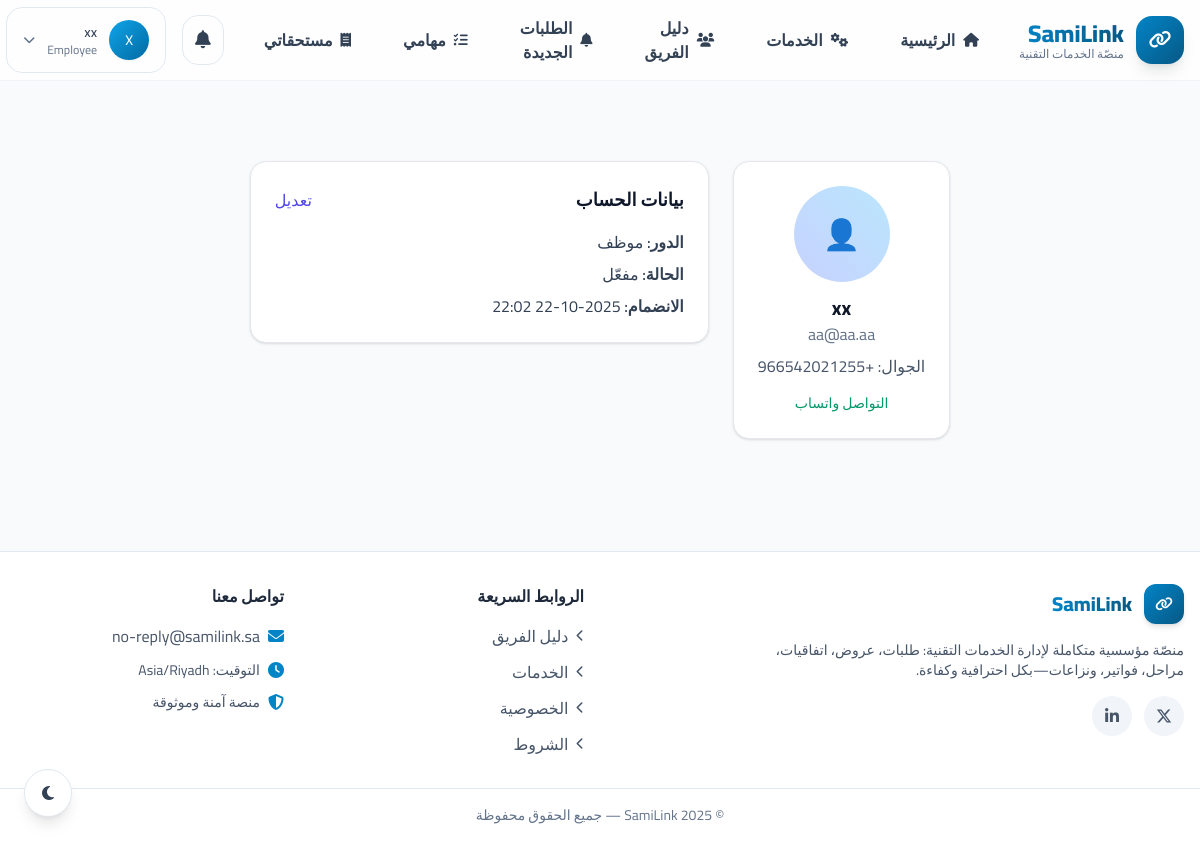
The page /accounts/profile/ (signed in) on the database its author committed.
### accounts/models.py (models this page shows, shortened)
class User(AbstractBaseUser, PermissionsMixin):
    class Role(models.TextChoices):
        ADMIN = "admin", "مدير عام"
        FINANCE = "finance", "مالية"
        EMPLOYEE = "employee", "موظف"
        CLIENT = "client", "عميل"
    email = models.EmailField("البريد الإلكتروني", unique=True, db_index=True)
    phone = models.CharField(
        "الجوال",
        max_length=16,  # + ثم حتى 15 رقم
        blank=True,
        null=True,
        help_text="أدخل أي صيغة (05 أو 00966 أو 966 أو +966). سيُحفظ دوليًا تلقائيًا.",
        validators=[RegexValidator(r"^[\d\+\s\-\(\)]{3,}$", "صيغة رقم غير صالحة.")],
    )
    name = models.CharField("الاسم", max_length=150, blank=True)
    role = models.CharField("الدور", max_length=16, choices=Role.choices, default=Role.CLIENT)
    is_active = models.BooleanField(default=True)
    is_staff = models.BooleanField(default=False)
    date_joined = models.DateTimeField(default=timezone.now)
    objects = UserManager()
    USERNAME_FIELD = "email"
    REQUIRED_FIELDS: list[str] = []
    class Meta:
        verbose_name = "مستخدم"
        verbose_name_plural = "مستخدمون"
        indexes = [
            models.Index(fields=["role"]),
            models.Index(fields=["email"]),
            models.Index(fields=["phone"]),
        ]
        constraints = [
            models.UniqueConstraint(
                Lower("email"), name="uniq_user_email_ci"
            ),
        ]
    @property
    def whatsapp_link(self) -> str | None:
        if not self.phone:
            return None
        return f"https://wa.me/{self.phone[1:]}" if self.phone.startswith("+") else f"https://wa.me/{self.phone}"

### accounts/views.py (the view)
# urls.py: path("profile/", ProfileView.as_view(), name="profile"),
class ProfileView(LoginRequiredMixin, TemplateView):
    template_name = "accounts/profile.html"

### templates/accounts/profile.html (shortened to what this page needs)
{% extends "base.html" %}
{% block content %}
<div class="max-w-4xl mx-auto p-6">
  <div class="grid md:grid-cols-3 gap-6">
    <div class="md:col-span-1">
      <div class="bg-white rounded-2xl shadow border p-6">
        <div class="w-24 h-24 mx-auto rounded-full bg-gradient-to-tr from-indigo-200 to-sky-200 grid place-items-center text-3xl">👤</div>
        <h2 class="text-center text-xl font-bold mt-3">{{ request.user.name|default:request.user.email }}</h2>
        <p class="text-center text-slate-500">{{ request.user.email }}</p>
        {% if request.user.phone %}
          <p class="text-center text-slate-600 mt-2">الجوال: {{ request.user.phone }}</p>
          <div class="text-center mt-3">
            <a class="text-sm text-emerald-600 hover:underline" href="{{ request.user.whatsapp_link }}" target="_blank" rel="noopener">التواصل واتساب</a>
          </div>
        {% endif %}
      </div>
    </div>
    <div class="md:col-span-2">
      <div class="bg-white rounded-2xl shadow border p-6">
        <div class="flex items-center justify-between mb-4">
          <h3 class="text-lg font-semibold">بيانات الحساب</h3>
          <a href="{% url 'accounts:profile_edit' %}" class="text-indigo-600 hover:underline">تعديل</a>
        </div>
        <ul class="space-y-2 text-slate-700">
          <li><span class="font-semibold">الدور:</span> {{ request.user.get_role_display }}</li>
          <li><span class="font-semibold">الحالة:</span> {% if request.user.is_active %}مفعّل{% else %}غير مفعّل{% endif %}</li>
          <li><span class="font-semibold">الانضمام:</span> {{ request.user.date_joined|date:"Y-m-d H:i" }}</li>
        </ul>
      </div>
    </div>
  </div>
</div>
{% endblock %}

### templates/base.html (shortened to what this page needs)
{% load static %}
<!DOCTYPE html>
<html lang="ar" dir="rtl">
<head>
  <link rel="stylesheet" href="https://cdnjs.cloudflare.com/ajax/libs/font-awesome/6.5.2/css/all.min.css"/>
  <script src="https://cdn.tailwindcss.com"></script>
</head>
<body class="bg-slate-50 dark:bg-slate-900 text-slate-900 dark:text-slate-100 font-sans selection:bg-primary-600 selection:text-white min-h-screen flex flex-col">
  <button id="themeToggle" class="fixed bottom-6 left-6 z-50 w-12 h-12 rounded-full bg-white dark:bg-slate-800 shadow-lg border border-slate-200 dark:border-slate-700 flex items-center justify-center text-slate-700 dark:text-yellow-400 hover:scale-110 transition-all duration-300" aria-label="تبديل الوضع">
    <i class="fas fa-moon dark:hidden"></i>
  </button>
  <header id="appHeader" class="sticky top-0 z-40 glass-effect transition-all duration-300">
    <div class="mx-auto px-4 container-xl">
      <div class="h-20 flex items-center justify-between gap-6">
        <a href="{% url 'website:home' %}" class="flex items-center gap-3 group shrink-0">
          <div class="w-12 h-12 rounded-2xl grid place-items-center bg-gradient-to-br from-primary-600 to-primary-800 text-white shadow-lg group-hover:shadow-xl transition-all duration-300 group-hover:scale-105">
            <i class="fas fa-link text-lg"></i>
          </div>
          <div class="leading-tight">
            <div class="font-extrabold text-2xl -mb-1 gradient-text">SamiLink</div>
            <div class="text-xs text-slate-500 dark:text-slate-400 font-medium">منصّة الخدمات التقنية</div>
          </div>
        </a>
        <nav class="hidden lg:flex items-center gap-5 xl:gap-7">
          {% with rm=request.resolver_match %}
            {% with nm=rm.url_name ns=rm.namespace %}
              <a href="{% url 'website:home' %}" class="nav-link {% if ns == 'website' and nm == 'home' %}active{% endif %}">
                <i class="fas fa-home text-sm"></i><span>الرئيسية</span>
              </a>
              <a href="{% url 'website:services' %}" class="nav-link {% if ns == 'website' and nm == 'services' %}active{% endif %}">
                <i class="fas fa-cogs text-sm"></i><span>الخدمات</span>
              </a>
              <a href="{% url 'profiles:employees_list' %}" class="nav-link {% if ns == 'profiles' %}active{% endif %}">
                <i class="fas fa-users text-sm"></i><span>دليل الفريق</span>
              </a>
              {% if request.user.is_authenticated %}
                {% if request.user.role == 'employee' %}
                  <a href="{% url 'marketplace:new_requests' %}" class="nav-link {% if nm == 'new_requests' %}active{% endif %}">
                    <i class="fas fa-bell text-sm"></i><span>الطلبات الجديدة</span>
                  </a>
                  <a href="{% url 'marketplace:my_tasks' %}" class="nav-link {% if nm == 'my_tasks' %}active{% endif %}">
                    <i class="fas fa-tasks text-sm"></i><span>مهامي</span>
                  </a>
                  <a href="{% url 'finance:employee_dues' %}" class="nav-link {% if ns == 'finance' and nm == 'employee_dues' %}active{% endif %}">
                    <i class="fas fa-receipt text-sm"></i><span>مستحقاتي</span>
                  </a>
                {% endif %}
              {% endif %}
            {% endwith %}
          {% endwith %}
        </nav>
        <div class="flex items-center gap-4">
          {% if request.user.is_authenticated %}
            <a href="/notifications/" class="relative p-3 rounded-2xl hover:bg-slate-100 dark:hover:bg-slate-800 border border-slate-200 dark:border-slate-700 transition-colors" aria-label="الإشعارات">
              <i class="fas fa-bell text-slate-700 dark:text-slate-300 text-[18px]"></i>
            </a>
            <div class="relative">
              <button id="userMenuBtn" class="flex items-center gap-3 px-4 py-3 rounded-2xl hover:bg-slate-100 dark:hover:bg-slate-800 transition-all duration-200 border border-slate-200 dark:border-slate-700">
                <div class="w-10 h-10 rounded-full bg-gradient-to-br from-primary-500 to-primary-700 grid place-items-center text-white text-sm font-medium shadow-sm">
                  {% if request.user.name %}{{ request.user.name|slice:":1"|upper }}{% else %}{{ request.user.email|slice:":1"|upper }}{% endif %}
                </div>
                <div class="text-right hidden md:block">
                  <div class="text-sm font-medium text-slate-700 dark:text-slate-300">
                    {{ request.user.name|default:request.user.email|truncatechars:20 }}
                  </div>
                  <div class="text-xs text-slate-500 dark:text-slate-400 capitalize">{{ request.user.role }}</div>
                </div>
                <i class="fas fa-chevron-down text-xs transition-transform duration-200 text-slate-500"></i>
              </button>
            </div>
          {% endif %}
        </div>
      </div>
    </div>
  </header>
  <main class="mx-auto px-4 container-xl flex-grow py-8">
    {% block content %}{% endblock %}
  </main>
  <footer class="mt-14 border-t border-slate-200 dark:border-slate-800 bg-white dark:bg-slate-900">
    <div class="mx-auto px-4 container-xl py-8 grid md:grid-cols-4 gap-8">
      <div class="md:col-span-2">
        <div class="flex items-center gap-3 mb-4">
          <div class="w-10 h-10 rounded-xl grid place-items-center bg-gradient-to-br from-primary-600 to-primary-800 text-white shadow-md"><i class="fas fa-link text-sm"></i></div>
          <div class="font-extrabold text-xl gradient-text">SamiLink</div>
        </div>
        <p class="text-slate-600 dark:text-slate-400 text-sm max-w-md">منصّة مؤسسية متكاملة لإدارة الخدمات التقنية: طلبات، عروض، اتفاقيات، مراحل، فواتير، ونزاعات—بكل احترافية وكفاءة.</p>
        <div class="flex gap-3 mt-4">
          <a href="#" class="w-10 h-10 rounded-full bg-slate-100 dark:bg-slate-800 flex items-center justify-center text-slate-600 dark:text-slate-400 hover:bg-primary-100 dark:hover:bg-primary-900/30 hover:text-primary-600 transition-colors"><i class="fab fa-x-twitter"></i></a>
          <a href="#" class="w-10 h-10 rounded-full bg-slate-100 dark:bg-slate-800 flex items-center justify-center text-slate-600 dark:text-slate-400 hover:bg-primary-100 dark:hover:bg-primary-900/30 hover:text-primary-600 transition-colors"><i class="fab fa-linkedin-in"></i></a>
        </div>
      </div>
      <div>
        <div class="font-semibold mb-4 text-slate-800 dark:text-slate-200">الروابط السريعة</div>
        <ul class="space-y-3 text-slate-600 dark:text-slate-400">
          <li><a class="hover:text-primary-600 transition-colors flex items-center gap-2" href="{% url 'profiles:employees_list' %}"><i class="fas fa-chevron-left text-xs"></i><span>دليل الفريق</span></a></li>
          <li><a class="hover:text-primary-600 transition-colors flex items-center gap-2" href="{% url 'website:services' %}"><i class="fas fa-chevron-left text-xs"></i><span>الخدمات</span></a></li>
          <li><a class="hover:text-primary-600 transition-colors flex items-center gap-2" href="{% url 'website:privacy' %}"><i class="fas fa-chevron-left text-xs"></i><span>الخصوصية</span></a></li>
          <li><a class="hover:text-primary-600 transition-colors flex items-center gap-2" href="{% url 'website:terms' %}"><i class="fas fa-chevron-left text-xs"></i><span>الشروط</span></a></li>
        </ul>
      </div>
      <div>
        <div class="font-semibold mb-4 text-slate-800 dark:text-slate-200">تواصل معنا</div>
        <ul class="space-y-3 text-slate-600 dark:text-slate-400">
          <li class="flex items-center gap-2"><i class="fas fa-envelope text-primary-600"></i><a class="hover:text-primary-600 transition-colors" href="mailto:no-reply@samilink.sa">no-reply@samilink.sa</a></li>
          <li class="flex items-center gap-2"><i class="fas fa-clock text-primary-600"></i><span class="text-sm">التوقيت: Asia/Riyadh</span></li>
          <li class="flex items-center gap-2 mt-4"><i class="fas fa-shield-alt text-primary-600"></i><span class="text-sm">منصة آمنة وموثوقة</span></li>
        </ul>
      </div>
    </div>
    <div class="py-4 text-center text-slate-500 dark:text-slate-400 text-sm border-t border-slate-200 dark:border-slate-800">
      © {% now "Y" %} SamiLink — جميع الحقوق محفوظة
    </div>
  </footer>
</body>
</html>

### templates/base.html (style rules this page uses)
html { color-scheme: light dark; scroll-behavior:smooth }
body { transition: background-color .3s, color .3s }
.container-xl { max-width:1240px }
.nav-link { display:flex; align-items:center; gap:.5rem; padding:.625rem 1rem; border-radius:1rem; font-weight:600; color:#334155; transition:background-color .2s,color .2s; }
.glass-effect { background:rgba(255,255,255,.8); backdrop-filter:blur(12px); border-bottom:1px solid rgba(226,232,240,.5); }
.gradient-text { background:linear-gradient(to right,#0284c7,#075985); -webkit-background-clip:text; background-clip:text; color:transparent }

### rows shown on the page
User: user.name "X", user.name "xx", user.role "Employee", user.email "aa@aa.aa", user.phone "+966542021255", user.role "موظف", user.date_joined "2025-10-22 22:02"
